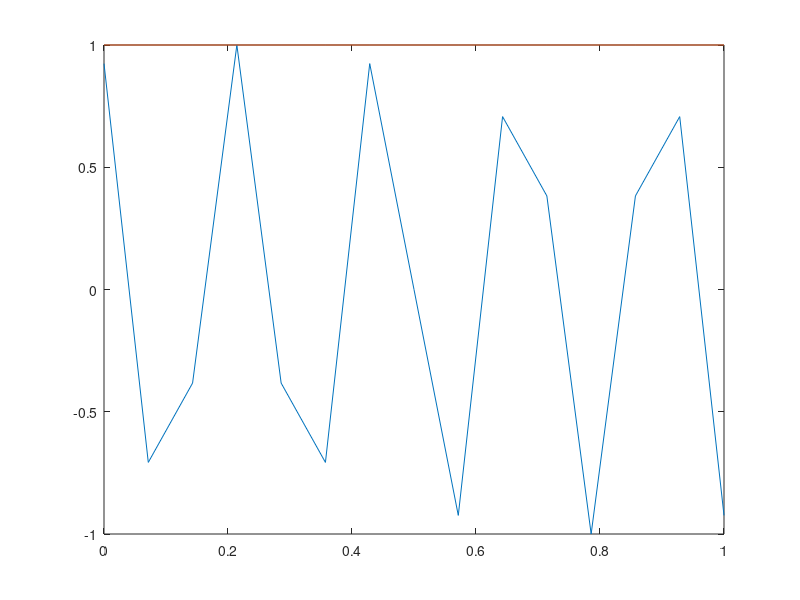

Write MATLAB code to recreate this figure.

m=2; %level


p=0.5; %measure parameter
q=0.5; %resistance parameter

measure = [p/2 (1-p)/2 (1-p)/2 p/2]; %base measure split
resistance = [q/2 (1-q)/2 (1-q)/2 q/2]; %base resistance split
%split iteratively...
for i = 2:m
    %do a 4x repelem clone, following with a base unit multiplied
    %to get the desired self similar structure
    measure = repelem(measure,4);
    measure = measure.*repmat([p/2 (1-p)/2 (1-p)/2 p/2],1,length(measure)/4);
    resistance = repelem(resistance,4);
    resistance = resistance.*repmat([q/2 (1-q)/2 (1-q)/2 q/2],1,length(resistance)/4);
end
laplacian = zeros(4^m-1);
for i = 1:4^m-1
    avgmeasure = (measure(i)+measure(i+1))/2;
    laplacian(i,i) = (1/avgmeasure)*(1/resistance(i)+1/resistance(i+1));
end
%... and for the right neighbors
for i = 1:4^m-2
    avgmeasure = (measure(i)+measure(i+1))/2;
    laplacian(i,i+1) = (1/avgmeasure)*(-1/resistance(i+1));
end
%... and for the left neighbors
for i = 2:4^m-1
    avgmeasure = (measure(i)+measure(i+1))/2;
    laplacian(i,i-1) = (1/avgmeasure)*(-1/resistance(i));
end
%compute eigenfunction/values
[V,D] = eig(laplacian);
[eigvals,indices] = sort(real(diag(D)));

%rescale and plot eigenfnc



V = V*(1/(max(max(V))));
plot(linspace(0,1,4^m-1)',[V(:,10) (measure(2:end).*(1/max(measure)))'])


%eigenvalue counting fnc
%counting_graph(eigvals);
%xlabel("m=4 p=0.4 q=0.6")

%log eigenvalue plot
%plot(log(eigvals),zeros(length(eigvals),1),'o')
%xlabel("m=5 p=0.9 q=0.1")

% Weyl Plot


%f = @(x) countingfunction(eigvals,x);
%plotpoints = arrayfun(f,eigvals);
%dlm = fitlm(log(eigvals(round(length(eigvals)/2):end)'),log(plotpoints(round(length(eigvals)/2):end)'),'Intercept',false);
%alpha = table2array(dlm.Coefficients(1,'Estimate'));
%alpha = alpha(1);
%plot(log(eigvals'),log(plotpoints'./(eigvals').^alpha))

% xlabel("m=4 p=0.4 q=0.6")
